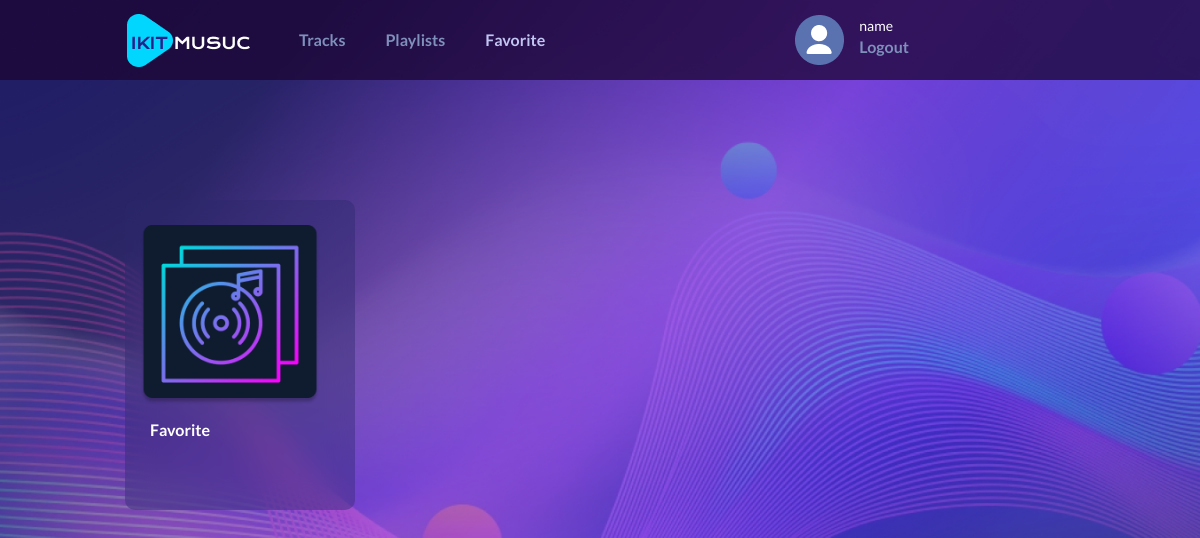
/playlist/17 (signed in), run on the app's committed database.
### users/models.py (models this page shows, shortened)
class User(models.Model):
    username = models.CharField(max_length=100, unique=True)
    email = models.EmailField(max_length=100, unique=True)
    password = models.CharField(max_length=500)

### music/models.py (models this page shows, shortened)
class Playlist(models.Model):
    owner = models.ForeignKey(User, on_delete=models.CASCADE)
    name = models.CharField(max_length=255, null=True)
    cover = models.ImageField(upload_to="photos/%Y/%m/%d/",
                              default="photos/2022/11/07/cover.png")
    description = models.CharField(max_length=500, null=True, blank=True)
    is_default = models.BooleanField(default=False)
    compositions = models.ManyToManyField(Composition,
                                          through='PlaylistsCompositions')

### music/views.py (the view)
# urls.py: path('playlist/<int:playlist_id>', show_playlist, name='playlist'),
def show_playlist(request, playlist_id):
    if 'user_id' not in request.session:
        return redirect('login')
    user = User.objects.get(id=request.session['user_id'])
    playlist = Playlist.objects.get(id=playlist_id)
    if playlist.owner != user:
        return HttpResponseForbidden(
            "You do not have permission to see this playlist.")
    compositions = PlaylistsCompositions.objects.filter(playlist=playlist)
    tracks_array = create_array(playlist, compositions)
    fix_order(playlist)
    context = {
        'playlist': playlist,
        'compositions': compositions,
        'tracks': tracks_array,
        'connect': None,
        'username': user.username,
    }
    return render(request, "music/playlist.html", context)

### music/functions.py (called while the page is built)
def fix_order(playlist):
    previous = 0
    for connect in PlaylistsCompositions.objects.filter(playlist=playlist):
        order = connect.order
        if order - previous != 1:
            connect.order = previous + 1
            connect.save()
        previous = order

def create_array(playlist, compositions):
    size = playlist.compositions.count()
    columns = size // 4
    if size % 4 > 0:
        columns += 1
    tracks_array = []
    for column in range(columns):
        tracks_array.append(compositions[column * 4:(column + 1) * 4])
    return tracks_array

### music/templates/music/playlist.html (shortened to what this page needs)
{% load static %}
<!DOCTYPE html>
<html lang="en">
<head>
    <link rel="stylesheet" href="{% static 'music/css/playlist.css' %}">
</head>
    <body>
        <div class="wrapper">
            <header class="header">
                <div class="header__container container">
                    <a href="{% url 'home' %}" class="header__logo">
                        <img src="{% static 'music/img/logo.png' %}" alt="IKIT music">
                    </a>
                    <nav class="header__menu menu">
                        <ul class="menu__list">
                            <li>
                                <a href="{% url 'tracks' %}" class="menu__link">Tracks</a>
                            </li>
                            <li>
                                <a href="{% url 'home' %}" class="menu__link">Playlists</a>
                            </li>
                            <li>
                                <a href="{% url 'favorite' %}" class="menu__link current__item">Favorite</a>
                            </li>
                        </ul>
                        <div class="header__info">
                            <div class="header__user">
                                <img src="{% static 'music/img/user.png' %}" alt="profile">
                            </div>
                            <div class="user__info">
                                <div class="user__name">{{ username }}</div>
                                <a href="{% url 'logout' %}" class="menu__link">Logout</a>
                            </div>
                        </div>
                    </nav>
                </div>
            </header>
            <main class="page">
                <section class="page__main-block main-block">
                    <div class="main-block__container container">
                        <div class="main-block__body">
                            <div class="playlist__container">
                                <div class="playlist__cover">
                                    <div class="playlist__image">
                                        <img src="{{ playlist.cover.url }}" alt="">
                                    </div>
                                    <div class="playlist__information">
                                        <div class="playlist__text">
                                            <div class="playlist__name">
                                                {{ playlist.name }}
                                            </div>
                                        </div>
                                    </div>
                                </div>
                            </div>
                        </div>
                    </div>
                </section>
            </main>
        </div>
    </body>
</html>

### music/static/music/css/playlist.css (style rules this page uses)
* { padding: 0; margin: 0; border: 0; }
*, *::before, *::after { box-sizing: border-box; -moz-box-sizing: border-box; -webkit-box-sizing: border-box; }
nav, footer, header, aside { display: block; }
html, body { min-height: 100vh; width: 100%; line-height: 1; font-size: 14px; -ms-text-size-adjust: 100%; -moz-text-size-adjust: 100%; -webkit-text-size-adjust: 100%; background: #FAFAFA; }
a, a:visited { text-decoration: none; }
ul li { list-style: none; }
img { vertical-align: top; }
body { height: 100%; line-height: 1; font-size: 14px; font-weight: 500; color: white; font-family: 'Lato', sans-serif; background: url("../img/background.png") no-repeat center center fixed; background-size: cover; }
.wrapper { min-height: 100%; overflow: hidden; display: flex; flex-direction: column; }
.container { max-width: 1046px; margin: 0 auto; padding: 0 15px; box-sizing: content-box; }
.main-block__container { max-width: 950px; }
.header { position: absolute; width: 100%; left: 0; top: 0; z-index: 50; background: rgba(28, 6, 52, 0.75); }
.header__container { display: flex; min-height: 80px; align-items: center; }
.header__logo { margin-left: 50px; }
.header__user { margin-left: 250px; justify-self: flex-end; }
.header__menu { margin-left: 40px; padding: 5px 0; display: flex; align-items: center; justify-content: space-between; }
.header__user { margin-right: 15px; }
.menu__list { display: flex; flex-wrap: wrap; }
.menu__list li { margin-right: 40px; }
.menu__list li:last-child { margin-right: 0; }
.header__info { display: flex; align-items: center; }
.menu__link { color: #7f90bb; font-weight: 600; line-height: calc(24 / 14 * 100%); font-size: 16px; transition: 0.3s linear; }
.current__item { color: rgb(193, 197, 241) }
.page { flex: 1 1 auto; }
.main-block { width: 100%; position: relative; }
.main-block__body { padding: 200px 0 191px 0; position: relative; z-index: 2; }
.playlist__container { display: flex; justify-items: space-between; align-items: center; }
.playlist__cover { margin-right: 40px; width: 236px; height: 310px; background: rgba(43, 42, 109, 0.4); backdrop-filter: blur(15px); border-radius: 10px; padding: 25px 15px; }
.playlist__image { margin-bottom: 15px; }
.playlist__image img { object-fit: cover; height: 180px; width: 180px; }
.playlist__information { margin: 0 10px; display: flex; align-items: end; justify-content: space-between; }
.playlist__name { font-weight: 700; font-size: 16px; line-height: 19px; margin-bottom: 10px; }

### data on the page
User: username "name"
Playlist: cover (picture), name "Favorite"
